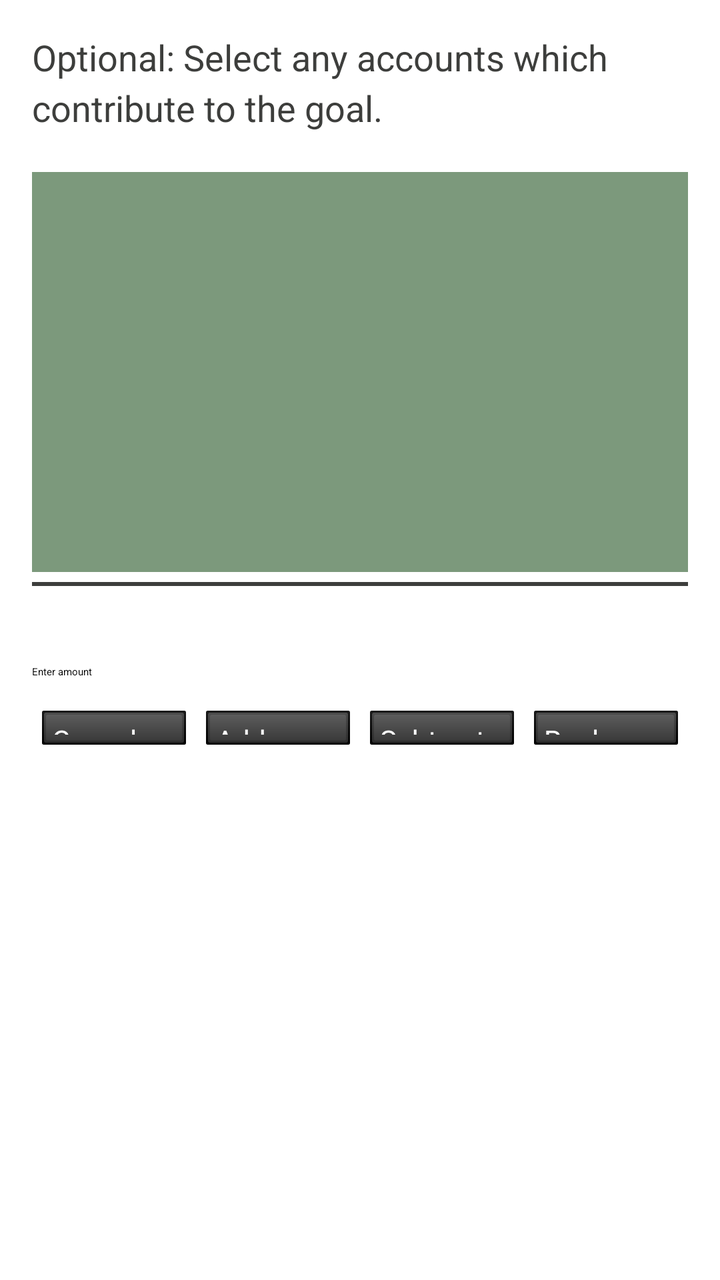
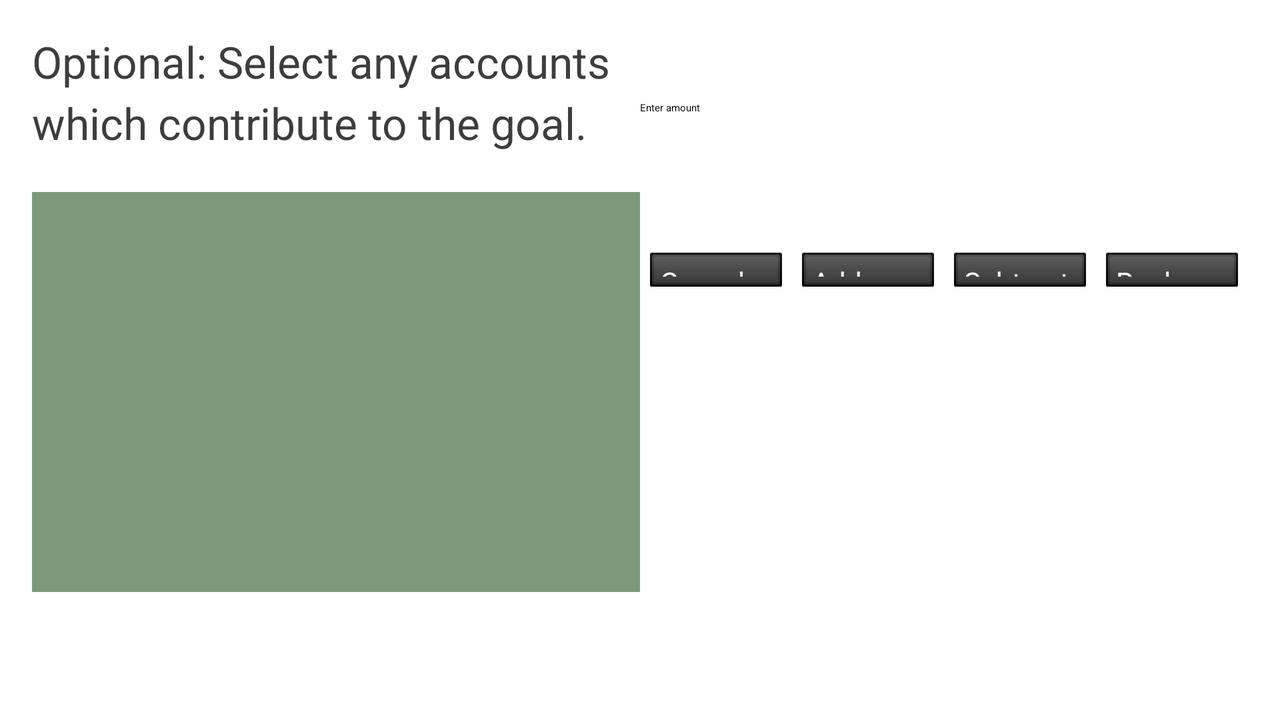

Compare how this app lays out the same screen by default and in its alternative resource folder. The renders come first, then the two layout files and the values they reference.
<!-- AndroidManifest.xml: application theme Theme.FinanceManagerApp -->
<!-- res/layout/dialog_edit_current_goal_amount.xml -->
<LinearLayout xmlns:android="http://schemas.android.com/apk/res/android"
    xmlns:app="http://schemas.android.com/apk/res-auto"
    android:layout_width="wrap_content"
    android:layout_height="wrap_content"
    android:orientation="vertical"
    android:padding="16dp">

    <TextView
        android:id="@+id/selectAccountTextview"
        android:layout_width="match_parent"
        android:layout_height="wrap_content"
        android:minHeight="50dp"
        android:text="@string/selectAccountsGoal"
        style="@style/goalPopupInstructions"/>

    <ScrollView
        android:id="@+id/assetAccountsScrollView"
        android:layout_width="match_parent"
        android:layout_height="200dp"
        style="@style/scrollViewStyle"
        android:layout_marginTop="10dp">
        <LinearLayout
            android:id="@+id/accountsList"
            android:layout_width="match_parent"
            android:layout_height="wrap_content"
            android:orientation="vertical">
        </LinearLayout>
    </ScrollView>

    <View
        android:id="@+id/divider"
        android:layout_width="match_parent"
        android:layout_height="2dp"
        android:layout_marginVertical="5dp"
        android:background="@color/textColor" />

    
    <TextView
        android:id="@+id/currentBalance"
        android:layout_width="match_parent"
        android:layout_height="wrap_content"
        android:textSize="18sp"
        android:layout_marginBottom="10dp" />

    
    <EditText
        android:id="@+id/editBalance"
        android:layout_width="match_parent"
        android:layout_height="wrap_content"
        android:inputType="numberDecimal"
        android:hint="@string/editCurrentAmountHint" />

    
    <LinearLayout
        android:layout_width="match_parent"
        android:layout_height="wrap_content"
        android:orientation="horizontal"
        android:gravity="center"
        android:layout_marginTop="16dp">

        
        <Button
            android:id="@+id/cancelButton"
            android:layout_width="0dp"
            android:layout_height="wrap_content"
            android:layout_weight="1"
            style="@style/editBalanceButtons"
            app:backgroundTint="@null"
            android:text="@string/cancelButtonLabel" />

        
        <Button
            android:id="@+id/addButton"
            android:layout_width="0dp"
            android:layout_height="wrap_content"
            android:layout_weight="1"
            style="@style/editBalanceButtons"
            app:backgroundTint="@null"
            android:text="@string/addButtonLabel" />

        
        <Button
            android:id="@+id/subtractButton"
            android:layout_width="0dp"
            android:layout_height="wrap_content"
            android:layout_weight="1"
            style="@style/editBalanceButtons"
            app:backgroundTint="@null"
            android:text="@string/subtractButtonLabel" />

        
        <Button
            android:id="@+id/replaceButton"
            android:layout_width="0dp"
            android:layout_height="wrap_content"
            android:layout_weight="1"
            style="@style/editBalanceButtons"
            app:backgroundTint="@null"
            android:text="@string/replaceButtonLabel" />
    </LinearLayout>
</LinearLayout>
<!-- resources referenced by this layout -->
<resources>
  <!-- from res/values-v26/ -->
  <color name="textColor">#3D3E3C</color>
  <string name="addButtonLabel">Add</string>
  <string name="cancelButtonLabel">Cancel</string>
  <string name="editCurrentAmountHint">Enter amount</string>
  <string name="replaceButtonLabel">Replace</string>
  <string name="selectAccountsGoal">Optional: Select any accounts which contribute to the goal.</string>
  <string name="subtractButtonLabel">Subtract</string>
  <!-- from res/values-v26/ -->
  <style name="editBalanceButtons">
          <item name="android:background">@drawable/activity_selection_buttons
          </item> 
          <item name="android:backgroundTint">@null</item>
          <item name="android:textColor">#FFFFFF</item>
          <item name="android:autoSizeTextType">uniform</item>
          <item name="android:autoSizeMinTextSize">14sp</item>
          <item name="android:autoSizeMaxTextSize">50sp</item>
          <item name="android:autoSizeStepGranularity">2sp</item>
          <item name="android:padding">5dp</item>
          <item name="android:layout_marginHorizontal">5dp</item>
      </style>
  <!-- from res/values-v26/ -->
  <style name="goalPopupInstructions">
          <item name="android:autoSizeTextType">uniform</item>
          <item name="android:autoSizeMinTextSize">18sp</item>
          <item name="android:autoSizeMaxTextSize">25sp</item>
          <item name="android:autoSizeStepGranularity">2sp</item>
          <item name="android:maxLines">3</item>
          <item name="android:lineSpacingExtra">2dp</item>
          <item name="android:lineSpacingMultiplier">1.1</item>
          <item name="android:minHeight">30dp</item>
          <item name="android:layout_marginBottom">10dp</item>
          <item name="android:gravity">bottom</item>
          <item name="android:textColor">@color/textColor</item> 
      </style>
  <style name="scrollViewStyle">
          <item name="android:background">@color/scrollBackgroundColor</item>
      </style>
  <!-- from res/values-v26/ -->
  <color name="scrollBackgroundColor">#7C997C</color>
  <!-- from res/values-v26/ -->
  <color name="mainMenuButtonStartPressed">#1A1A1A</color>
  <!-- from res/values-v26/ -->
  <color name="mainMenuButtonEndPressed">#000000</color>
  <!-- from res/values-v26/ -->
  <color name="mainMenuButtonStartDefault">#5C5C5C</color>
  <!-- from res/values-v26/ -->
  <color name="mainMenuButtonEndDefault">#3A3A3A</color>
</resources>
<!-- res/layout-land/dialog_edit_current_goal_amount.xml (the author's variant of the layout above) -->
<!-- drawn on the phone turned sideways -->
<LinearLayout xmlns:android="http://schemas.android.com/apk/res/android"
    xmlns:app="http://schemas.android.com/apk/res-auto"
    android:layout_width="wrap_content"
    android:layout_height="wrap_content"
    android:orientation="horizontal"
    android:padding="16dp">

    <LinearLayout
        android:layout_width="0dp"
        android:layout_height="match_parent"
        android:layout_weight="1"
        android:orientation="vertical">
        <TextView
            android:id="@+id/selectAccountTextview"
            android:layout_width="match_parent"
            android:layout_height="wrap_content"
            android:minHeight="60dp"
            android:text="@string/selectAccountsGoal"
            style="@style/goalPopupInstructions"/>

        <ScrollView
            android:id="@+id/assetAccountsScrollView"
            android:layout_width="match_parent"
            android:layout_height="200dp"
            style="@style/scrollViewStyle"
            android:layout_marginTop="10dp">
            <LinearLayout
                android:id="@+id/accountsList"
                android:layout_width="match_parent"
                android:layout_height="wrap_content"
                android:orientation="vertical">
            </LinearLayout>
        </ScrollView>
    </LinearLayout>

    <LinearLayout
        android:layout_width="0dp"
        android:layout_height="match_parent"
        android:layout_weight="1"
        android:orientation="vertical">
        
        <TextView
            android:id="@+id/currentBalance"
            android:layout_width="match_parent"
            android:layout_height="wrap_content"
            android:textSize="18sp"
            android:layout_marginBottom="10dp" />

        
        <EditText
            android:id="@+id/editBalance"
            android:layout_width="match_parent"
            android:layout_height="wrap_content"
            android:inputType="numberDecimal"
            android:minHeight="60dp"
            android:hint="@string/editCurrentAmountHint" />

        
        <LinearLayout
            android:layout_width="match_parent"
            android:layout_height="wrap_content"
            android:orientation="horizontal"
            android:gravity="center"
            android:layout_marginTop="16dp">

            
            <Button
                android:id="@+id/cancelButton"
                android:layout_width="0dp"
                android:layout_height="wrap_content"
                android:layout_weight="1"
                style="@style/editBalanceButtons"
                app:backgroundTint="@null"
                android:text="@string/cancelButtonLabel" />

            
            <Button
                android:id="@+id/addButton"
                android:layout_width="0dp"
                android:layout_height="wrap_content"
                android:layout_weight="1"
                style="@style/editBalanceButtons"
                app:backgroundTint="@null"
                android:text="@string/addButtonLabel" />

            
            <Button
                android:id="@+id/subtractButton"
                android:layout_width="0dp"
                android:layout_height="wrap_content"
                android:layout_weight="1"
                style="@style/editBalanceButtons"
                app:backgroundTint="@null"
                android:text="@string/subtractButtonLabel" />

            
            <Button
                android:id="@+id/replaceButton"
                android:layout_width="0dp"
                android:layout_height="wrap_content"
                android:layout_weight="1"
                style="@style/editBalanceButtons"
                app:backgroundTint="@null"
                android:text="@string/replaceButtonLabel" />
        </LinearLayout>
    </LinearLayout>
</LinearLayout>
<!-- resources referenced by the variant -->
<!-- as the phone turned sideways resolves them -->
<resources>
  <string name="addButtonLabel">Add</string>
  <string name="cancelButtonLabel">Cancel</string>
  <string name="editCurrentAmountHint">Enter amount</string>
  <string name="replaceButtonLabel">Replace</string>
  <string name="selectAccountsGoal">Optional: Select any accounts which contribute to the goal.</string>
  <string name="subtractButtonLabel">Subtract</string>
  <!-- from res/values-v26/ -->
  <style name="editBalanceButtons">
          <item name="android:background">@drawable/activity_selection_buttons
          </item> 
          <item name="android:backgroundTint">@null</item>
          <item name="android:textColor">#FFFFFF</item>
          <item name="android:autoSizeTextType">uniform</item>
          <item name="android:autoSizeMinTextSize">14sp</item>
          <item name="android:autoSizeMaxTextSize">50sp</item>
          <item name="android:autoSizeStepGranularity">2sp</item>
          <item name="android:padding">5dp</item>
          <item name="android:layout_marginHorizontal">5dp</item>
      </style>
  <!-- from res/values-v26/ -->
  <style name="goalPopupInstructions">
          <item name="android:autoSizeTextType">uniform</item>
          <item name="android:autoSizeMinTextSize">18sp</item>
          <item name="android:autoSizeMaxTextSize">25sp</item>
          <item name="android:autoSizeStepGranularity">2sp</item>
          <item name="android:maxLines">3</item>
          <item name="android:lineSpacingExtra">2dp</item>
          <item name="android:lineSpacingMultiplier">1.1</item>
          <item name="android:minHeight">30dp</item>
          <item name="android:layout_marginBottom">10dp</item>
          <item name="android:gravity">bottom</item>
          <item name="android:textColor">@color/textColor</item> 
      </style>
  <style name="scrollViewStyle">
          <item name="android:background">@color/scrollBackgroundColor</item>
      </style>
  <!-- from res/values-v26/ -->
  <color name="textColor">#3D3E3C</color>
  <!-- from res/values-v26/ -->
  <color name="scrollBackgroundColor">#7C997C</color>
  <!-- from res/values-v26/ -->
  <color name="mainMenuButtonStartPressed">#1A1A1A</color>
  <!-- from res/values-v26/ -->
  <color name="mainMenuButtonEndPressed">#000000</color>
  <!-- from res/values-v26/ -->
  <color name="mainMenuButtonStartDefault">#5C5C5C</color>
  <!-- from res/values-v26/ -->
  <color name="mainMenuButtonEndDefault">#3A3A3A</color>
</resources>
